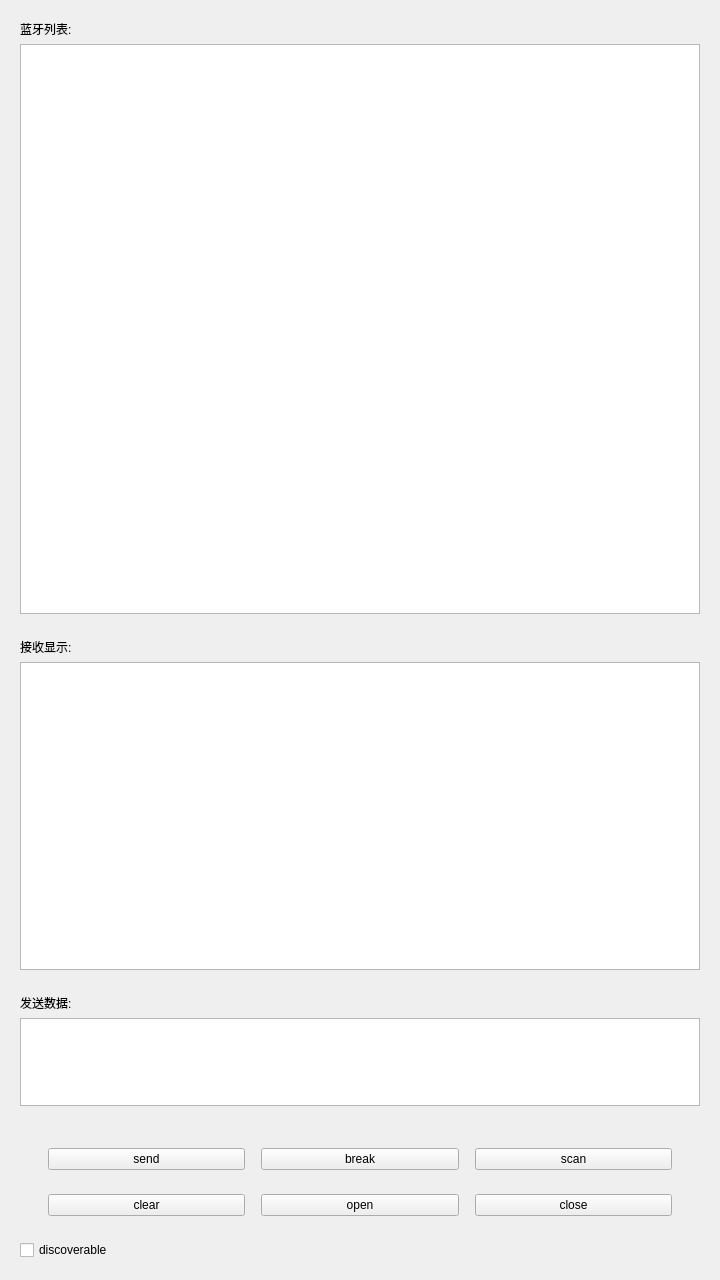
<?xml version="1.0" encoding="UTF-8"?>
<ui version="4.0">
 <class>Widget</class>
 <widget class="QWidget" name="Widget">
  <property name="geometry">
   <rect>
    <x>0</x>
    <y>0</y>
    <width>720</width>
    <height>1280</height>
   </rect>
  </property>
  <property name="windowTitle">
   <string>Widget</string>
  </property>
  <layout class="QVBoxLayout" name="verticalLayout_6">
   <item>
    <widget class="QWidget" name="widget" native="true">
     <layout class="QVBoxLayout" name="verticalLayout">
      <item>
       <widget class="QLabel" name="label">
        <property name="text">
         <string>蓝牙列表:</string>
        </property>
       </widget>
      </item>
      <item>
       <widget class="QListWidget" name="listWidget"/>
      </item>
     </layout>
    </widget>
   </item>
   <item>
    <widget class="QWidget" name="widget_2" native="true">
     <property name="minimumSize">
      <size>
       <width>698</width>
       <height>350</height>
      </size>
     </property>
     <property name="maximumSize">
      <size>
       <width>698</width>
       <height>350</height>
      </size>
     </property>
     <layout class="QVBoxLayout" name="verticalLayout_2">
      <item>
       <widget class="QLabel" name="label_2">
        <property name="text">
         <string>接收显示:</string>
        </property>
       </widget>
      </item>
      <item>
       <widget class="QTextBrowser" name="textBrowser"/>
      </item>
     </layout>
    </widget>
   </item>
   <item>
    <widget class="QWidget" name="widget_7" native="true">
     <property name="minimumSize">
      <size>
       <width>698</width>
       <height>130</height>
      </size>
     </property>
     <property name="maximumSize">
      <size>
       <width>698</width>
       <height>130</height>
      </size>
     </property>
     <layout class="QVBoxLayout" name="verticalLayout_5">
      <item>
       <widget class="QLabel" name="label_3">
        <property name="text">
         <string>发送数据:</string>
        </property>
       </widget>
      </item>
      <item>
       <widget class="QTextEdit" name="textEdit"/>
      </item>
     </layout>
    </widget>
   </item>
   <item>
    <widget class="QWidget" name="widget_6" native="true">
     <layout class="QVBoxLayout" name="verticalLayout_4">
      <item>
       <widget class="QWidget" name="widget_5" native="true">
        <layout class="QVBoxLayout" name="verticalLayout_3">
         <item>
          <widget class="QWidget" name="widget_3" native="true">
           <layout class="QHBoxLayout" name="horizontalLayout">
            <item>
             <spacer name="horizontalSpacer_3">
              <property name="orientation">
               <enum>Qt::Horizontal</enum>
              </property>
              <property name="sizeType">
               <enum>QSizePolicy::Fixed</enum>
              </property>
              <property name="sizeHint" stdset="0">
               <size>
                <width>10</width>
                <height>20</height>
               </size>
              </property>
             </spacer>
            </item>
            <item>
             <widget class="QPushButton" name="send">
              <property name="text">
               <string>send</string>
              </property>
              <property name="icon">
               <iconset resource="pic.qrc">
                <normaloff>:/send.png</normaloff>:/send.png</iconset>
              </property>
             </widget>
            </item>
            <item>
             <spacer name="horizontalSpacer">
              <property name="orientation">
               <enum>Qt::Horizontal</enum>
              </property>
              <property name="sizeType">
               <enum>QSizePolicy::Fixed</enum>
              </property>
              <property name="sizeHint" stdset="0">
               <size>
                <width>10</width>
                <height>20</height>
               </size>
              </property>
             </spacer>
            </item>
            <item>
             <widget class="QPushButton" name="disconnect">
              <property name="text">
               <string>break</string>
              </property>
              <property name="icon">
               <iconset resource="pic.qrc">
                <normaloff>:/disconnect.png</normaloff>:/disconnect.png</iconset>
              </property>
             </widget>
            </item>
            <item>
             <spacer name="horizontalSpacer_2">
              <property name="orientation">
               <enum>Qt::Horizontal</enum>
              </property>
              <property name="sizeType">
               <enum>QSizePolicy::Fixed</enum>
              </property>
              <property name="sizeHint" stdset="0">
               <size>
                <width>10</width>
                <height>20</height>
               </size>
              </property>
             </spacer>
            </item>
            <item>
             <widget class="QPushButton" name="scan">
              <property name="text">
               <string>scan</string>
              </property>
              <property name="icon">
               <iconset resource="pic.qrc">
                <normaloff>:/scan.png</normaloff>:/scan.png</iconset>
              </property>
             </widget>
            </item>
            <item>
             <spacer name="horizontalSpacer_4">
              <property name="orientation">
               <enum>Qt::Horizontal</enum>
              </property>
              <property name="sizeType">
               <enum>QSizePolicy::Fixed</enum>
              </property>
              <property name="sizeHint" stdset="0">
               <size>
                <width>10</width>
                <height>20</height>
               </size>
              </property>
             </spacer>
            </item>
           </layout>
          </widget>
         </item>
         <item>
          <widget class="QWidget" name="widget_4" native="true">
           <layout class="QHBoxLayout" name="horizontalLayout_2">
            <item>
             <spacer name="horizontalSpacer_5">
              <property name="orientation">
               <enum>Qt::Horizontal</enum>
              </property>
              <property name="sizeType">
               <enum>QSizePolicy::Fixed</enum>
              </property>
              <property name="sizeHint" stdset="0">
               <size>
                <width>10</width>
                <height>20</height>
               </size>
              </property>
             </spacer>
            </item>
            <item>
             <widget class="QPushButton" name="clear">
              <property name="text">
               <string>clear</string>
              </property>
              <property name="icon">
               <iconset resource="pic.qrc">
                <normaloff>:/clear.png</normaloff>:/clear.png</iconset>
              </property>
             </widget>
            </item>
            <item>
             <spacer name="horizontalSpacer_6">
              <property name="orientation">
               <enum>Qt::Horizontal</enum>
              </property>
              <property name="sizeType">
               <enum>QSizePolicy::Fixed</enum>
              </property>
              <property name="sizeHint" stdset="0">
               <size>
                <width>10</width>
                <height>20</height>
               </size>
              </property>
             </spacer>
            </item>
            <item>
             <widget class="QPushButton" name="open">
              <property name="text">
               <string>open</string>
              </property>
              <property name="icon">
               <iconset resource="pic.qrc">
                <normaloff>:/open.png</normaloff>:/open.png</iconset>
              </property>
             </widget>
            </item>
            <item>
             <spacer name="horizontalSpacer_7">
              <property name="orientation">
               <enum>Qt::Horizontal</enum>
              </property>
              <property name="sizeType">
               <enum>QSizePolicy::Fixed</enum>
              </property>
              <property name="sizeHint" stdset="0">
               <size>
                <width>10</width>
                <height>20</height>
               </size>
              </property>
             </spacer>
            </item>
            <item>
             <widget class="QPushButton" name="close">
              <property name="text">
               <string>close</string>
              </property>
              <property name="icon">
               <iconset resource="pic.qrc">
                <normaloff>:/close.png</normaloff>:/close.png</iconset>
              </property>
             </widget>
            </item>
            <item>
             <spacer name="horizontalSpacer_8">
              <property name="orientation">
               <enum>Qt::Horizontal</enum>
              </property>
              <property name="sizeType">
               <enum>QSizePolicy::Fixed</enum>
              </property>
              <property name="sizeHint" stdset="0">
               <size>
                <width>10</width>
                <height>20</height>
               </size>
              </property>
             </spacer>
            </item>
           </layout>
          </widget>
         </item>
        </layout>
       </widget>
      </item>
      <item>
       <widget class="QCheckBox" name="checkBox">
        <property name="text">
         <string>discoverable</string>
        </property>
       </widget>
      </item>
     </layout>
    </widget>
   </item>
  </layout>
 </widget>
 <resources>
  <include location="pic.qrc"/>
 </resources>
 <connections/>
</ui>
